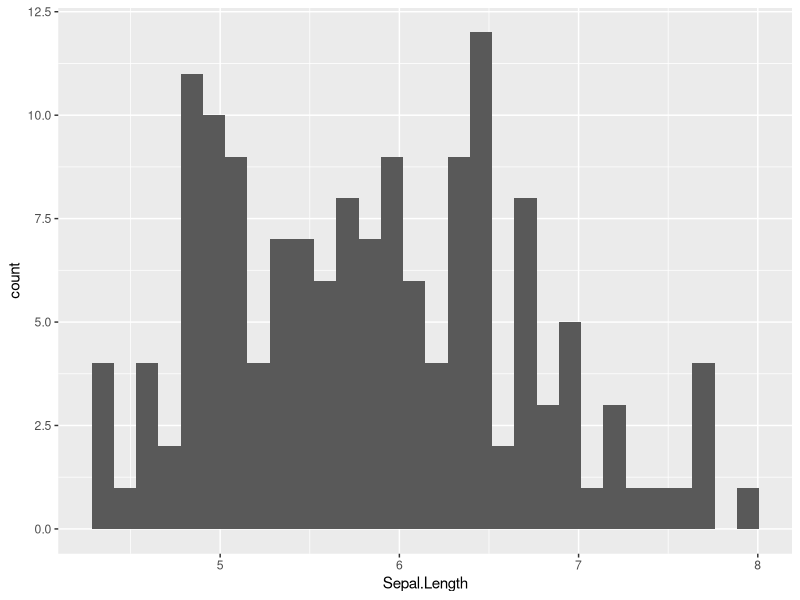
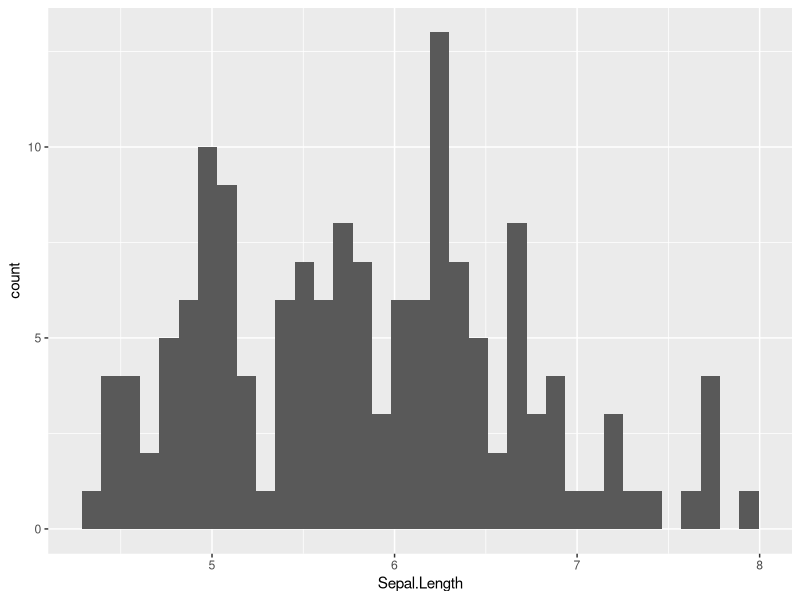
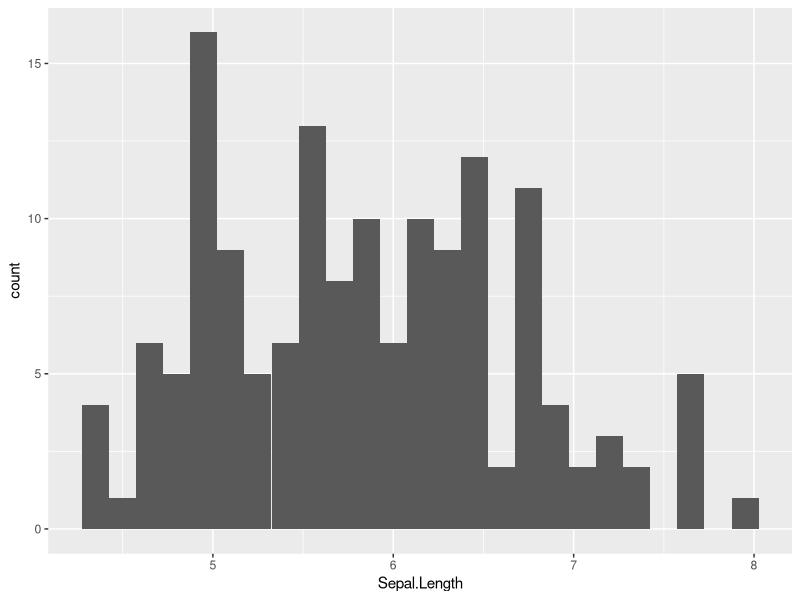

Write the R code that produced these figures, in order.
## ---- chunk 1
# DO NOT ALTER THIS CHUNK
knitr::opts_chunk$set(
  echo = TRUE,
  eval = TRUE,
  fig.width = 5,
  fig.asp = 0.618,
  out.width = "70%",
  dpi = 120,
  fig.align = "center",
  cache = FALSE
)
# Load required packages
suppressPackageStartupMessages(library(tidyverse))
# Load dataset
iris <- as_data_frame(iris)
## ---- chunk 2
ggplot(data=iris) +
  geom_histogram(
    mapping = aes(x = Sepal.Length),
    bins = 30
  )
## ---- chunk 3
ggplot(data=iris) +
  geom_histogram(
    mapping = aes(x = Sepal.Length),
    bins = 35
  )
## ---- chunk 4
ggplot(data=iris) +
  geom_histogram(
    mapping = aes(x = Sepal.Length),
    bins = 25
  )
